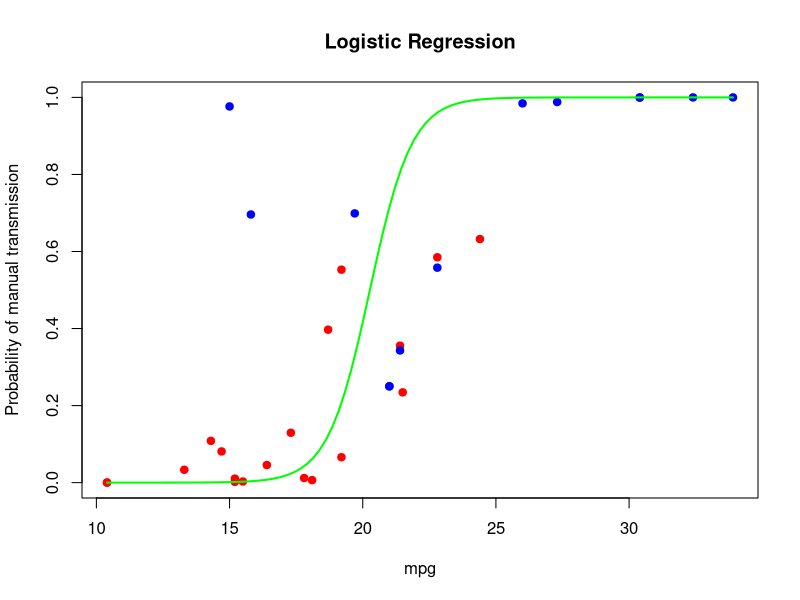

The R source for this figure:
#Implement logistic regression using r

data=mtcars
data$am=factor(data$am,labels=c('Automatic','Manual'))
model = glm(am~mpg+hp,data=data,family='binomial')
summary(model)
data$predicted_prob=predict(model,type = 'response')
data$predicted_class = ifelse(data$predicted_prob>0.5,'Manual','Automatic')
conf_matrix=table(Actual=data$am,Predicted=data$predicted_class)
print(conf_matrix)
accuracy=sum(diag((conf_matrix))/sum(conf_matrix))
precision=conf_matrix['Manual','Manual']/sum(conf_matrix[,'Manual'])
recall=conf_matrix['Manual','Manual']/sum(conf_matrix['Manual',])

cat('Accuracy = ',accuracy)
cat('\nPrecision = ',precision)
cat('\nRecall = ',recall)

plot(data$mpg,data$predicted_prob,pch=19,col=ifelse(data$am=='Manual','blue','red'),xlab='mpg'
     ,ylab='Probability of manual transmission',main='Logistic Regression')
curve(predict(model,data.frame(mpg=x,hp=mean(data$hp)),type = 'response'),from=min(data$mpg),
      to=max(data$mpg),add=TRUE,col='green',lwd=2)


